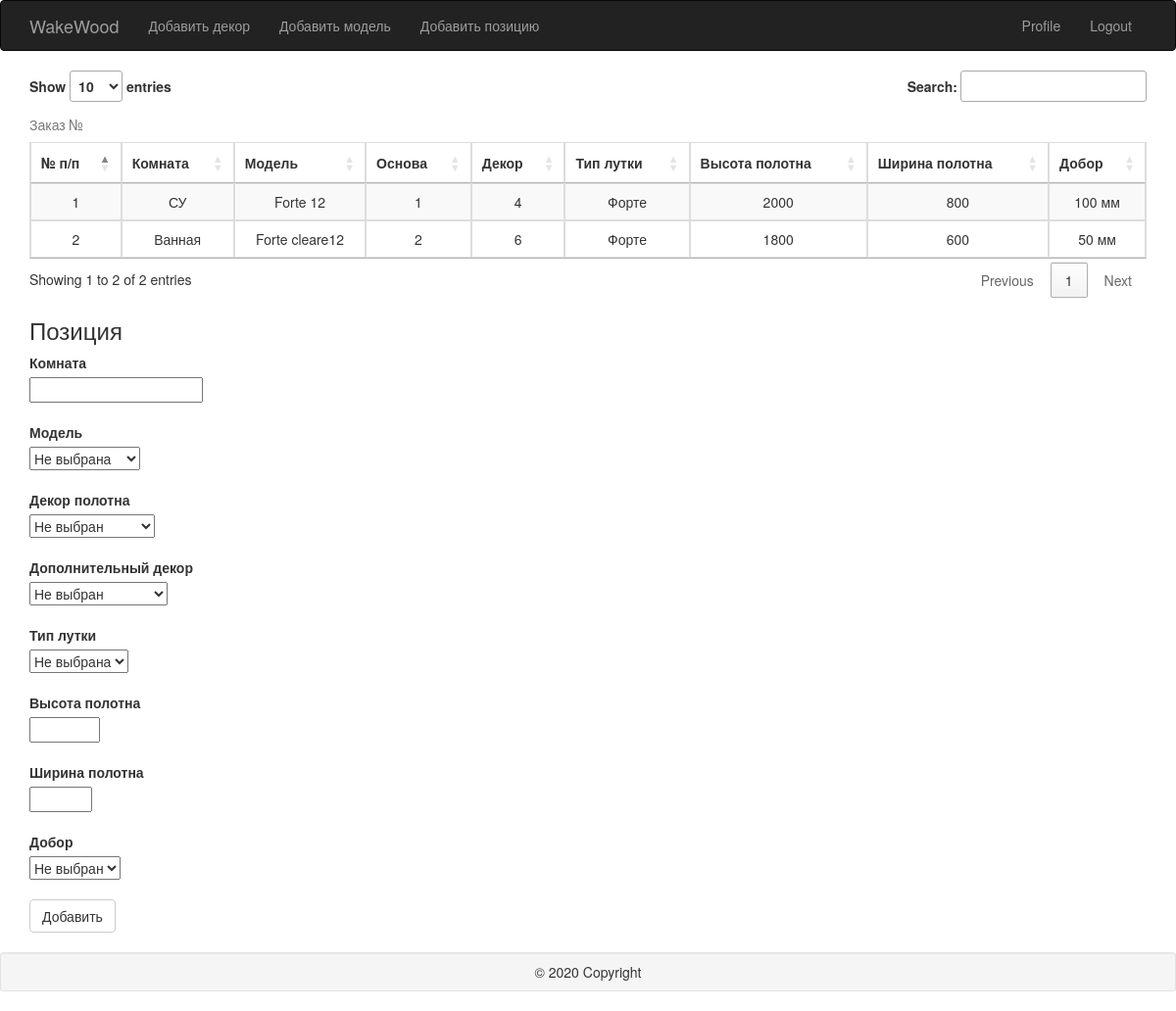
/position (signed in), run on the app's committed database.
### app_dir/models.py (models this page shows)
class Position(db.Model):
    __tablename__ = 'positions'
    id = db.Column(db.Integer, primary_key=True)
    room = db.Column(db.String(32))
    doormodel_id = db.Column(db.Integer, db.ForeignKey('door_models.id'))
    base_decor_id = db.Column(db.Integer, db.ForeignKey('decor.id'))
    second_decor_id = db.Column(db.Integer, db.ForeignKey('decor.id'))
    frame_id = db.Column(db.Integer, db.ForeignKey('frame_type.id'))
    doors_height = db.Column(db.Integer)
    doors_width = db.Column(db.Integer)
    expander_id = db.Column(db.Integer, db.ForeignKey('expanders.id'))

class DoorModel(db.Model):
    __tablename__ = 'door_models'
    id = db.Column(db.Integer, primary_key=True)
    positions = db.relationship(
        'Position',
        backref='doormodel'
    )
    modelname = db.Column(db.String(64), index=True, unique=True)
    laminate = db.Column(db.Boolean, default=False, nullable=False)
    cased_glass = db.Column(db.Boolean, default=False, nullable=False)
    glass_cleare = db.Column(db.Boolean, default=False, nullable=False)
    glass_plus = db.Column(db.Boolean, default=False, nullable=False)
    def __repr__(self):
        return self.modelname

class FrameType(db.Model):
    id = db.Column(db.Integer, primary_key=True)
    frame_name = db.Column(db.String(16))
    expanders = db.relationship(
        'Position',
        backref='frame_type'
    )
    def __repr__(self):
        return self.frame_name

class Expander(db.Model):
    __tablename__ = 'expanders'
    id = db.Column(db.Integer, primary_key=True)
    expander_width = db.Column(db.Integer)
    expanders = db.relationship(
        'Position',
        backref='expander'
    )
    def __repr__(self):
        return '{} мм'.format(self.expander_width)

### app_dir/routes.py (the view, shortened to what this page needs)
@app.route('/position', methods=['get', 'post'])
@login_required
def position():
    form = PositionForm()
    if form.errors:
        print(form.errors)
    positions = Position.query.all()
    if not positions:
        flash('В базе еще пусто')
    return render_template(
        'position.html',
        title='Position',
        positions=positions,
        forms=form
    )

### app_dir/models.py (called while the page is built)
@login.user_loader
def load_user(id):
    return User.query.get(int(id))

### app_dir/templates/position.html (shortened to what this page needs)
{% extends "base.html" %}
{% from "_formhelpers.html" import render_field %}
{% block app_content %}
    <table class="table table-bordered table-striped text-center" id="same_table">
        <caption>Заказ №</caption>
        <thead>
            <tr>
                <th class="text-center">№ п/п</th>
                <th class="text-center">Комната</th>
                <th class="text-center">Модель</th>
                <th class="text-center">Основа</th>
                <th class="text-center">Декор</th>
                <th class="text-center">Тип лутки</th>
                <th class="text-center">Высота полотна</th>
                <th class="text-center">Ширина полотна</th>
                <th class="text-center">Добор</th>
            </tr>
        </thead>
        <tbody>
            {% for position in positions %}
            <tr>
                <td>
                    {{ loop.index }}
                </td>
                <td>
                    {{ position.room }}
                </td>
                <td>
                    {{ position.doormodel }}
                </td>
                <td>
                    {{ position.base_decor_id }}
                </td>
                <td>
                    {{ position.second_decor_id }}
                </td>
                <td>
                    {{ position.frame_type }}
                </td>
                <td>
                    {{ position.doors_height }}
                </td>
                <td>
                    {{ position.doors_width }}
                </td>
                <td>
                    {{ position.expander }}
                </td>
            </tr>
            {% endfor %}
        </tbody>
    </table>
<div>
    <h3>Позиция</h3>
    <form action="" method="post">
        <dl>
            {{ render_field(forms.room) }}
            {{ render_field(forms.doormodel_id) }}
            {{ render_field(forms.base_decor_id) }}
            {{ render_field(forms.second_decor_id) }}
            {{ render_field(forms.frame_id) }}
            {{ render_field(forms.doors_height) }}
            {{ render_field(forms.doors_width) }}
            {{ render_field(forms.expander_id) }}
            {{ forms.submit(class_="btn btn-default") }}
        </dl>
    </form>
</div>
{% endblock %}

### data on the page
Position: room "СУ", doormodel "Forte 12", base_decor_id "1", second_decor_id "4", frame_type "Форте", doors_height "2000", doors_width "800", expander "100 мм"
Position: room "Ванная", doormodel "Forte cleare12", base_decor_id "2", second_decor_id "6", frame_type "Форте", doors_height "1800", doors_width "600", expander "50 мм"

### other printed values
{{ field.label }} "Комната Модель Декор полотна Дополнительный декор Тип лутки Высота полотна Ширина полотна Добор"
